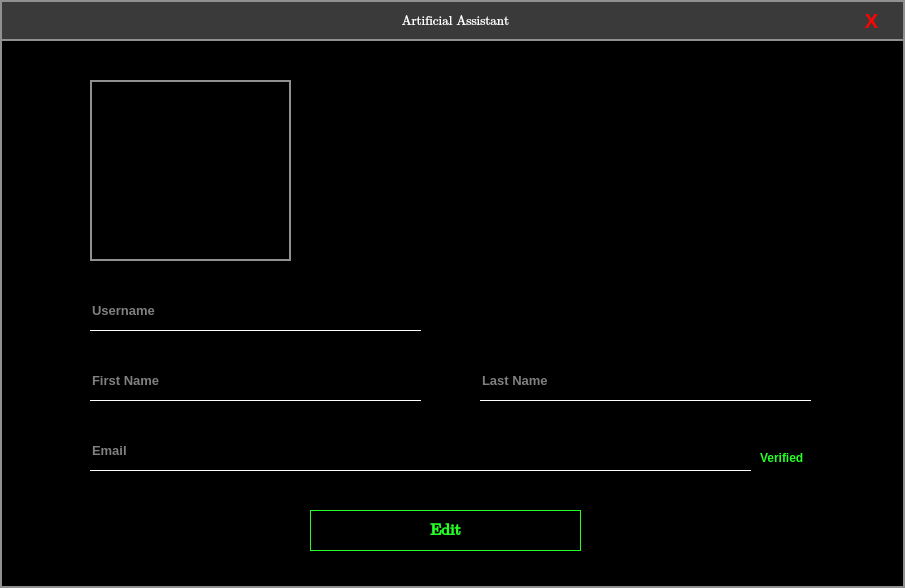
<?xml version="1.0" encoding="UTF-8"?>
<ui version="4.0">
 <class>ShowProfile</class>
 <widget class="QDialog" name="ShowProfile">
  <property name="geometry">
   <rect>
    <x>0</x>
    <y>0</y>
    <width>905</width>
    <height>588</height>
   </rect>
  </property>
  <property name="windowTitle">
   <string>Dialog</string>
  </property>
  <property name="styleSheet">
   <string notr="true">background-color: rgb(0, 0, 0);
border:2px solid rgb(144, 144, 144);</string>
  </property>
  <widget class="QLabel" name="label">
   <property name="geometry">
    <rect>
     <x>90</x>
     <y>80</y>
     <width>201</width>
     <height>181</height>
    </rect>
   </property>
   <property name="text">
    <string/>
   </property>
   <property name="pixmap">
    <pixmap>../Images/defaultperson.jpg</pixmap>
   </property>
   <property name="scaledContents">
    <bool>true</bool>
   </property>
  </widget>
  <widget class="QLineEdit" name="lineEdit">
   <property name="geometry">
    <rect>
     <x>90</x>
     <y>290</y>
     <width>331</width>
     <height>41</height>
    </rect>
   </property>
   <property name="font">
    <font>
     <pointsize>10</pointsize>
     <weight>75</weight>
     <bold>true</bold>
    </font>
   </property>
   <property name="styleSheet">
    <string notr="true">border:none;
border-bottom:1px solid rgb(255, 255, 255);
color: rgb(255, 255, 255);</string>
   </property>
   <property name="text">
    <string/>
   </property>
   <property name="readOnly">
    <bool>true</bool>
   </property>
   <property name="placeholderText">
    <string>Username</string>
   </property>
  </widget>
  <widget class="QLineEdit" name="lineEdit_2">
   <property name="geometry">
    <rect>
     <x>90</x>
     <y>360</y>
     <width>331</width>
     <height>41</height>
    </rect>
   </property>
   <property name="font">
    <font>
     <pointsize>10</pointsize>
     <weight>75</weight>
     <bold>true</bold>
    </font>
   </property>
   <property name="styleSheet">
    <string notr="true">border:none;
border-bottom:1px solid rgb(255, 255, 255);
color: rgb(255, 255, 255);</string>
   </property>
   <property name="text">
    <string/>
   </property>
   <property name="readOnly">
    <bool>true</bool>
   </property>
   <property name="placeholderText">
    <string>First Name</string>
   </property>
  </widget>
  <widget class="QLineEdit" name="lineEdit_3">
   <property name="geometry">
    <rect>
     <x>480</x>
     <y>360</y>
     <width>331</width>
     <height>41</height>
    </rect>
   </property>
   <property name="font">
    <font>
     <pointsize>10</pointsize>
     <weight>75</weight>
     <bold>true</bold>
    </font>
   </property>
   <property name="styleSheet">
    <string notr="true">border:none;
border-bottom:1px solid rgb(255, 255, 255);
color: rgb(255, 255, 255);</string>
   </property>
   <property name="text">
    <string/>
   </property>
   <property name="readOnly">
    <bool>true</bool>
   </property>
   <property name="placeholderText">
    <string>Last Name</string>
   </property>
  </widget>
  <widget class="QLineEdit" name="lineEdit_4">
   <property name="geometry">
    <rect>
     <x>90</x>
     <y>430</y>
     <width>661</width>
     <height>41</height>
    </rect>
   </property>
   <property name="font">
    <font>
     <pointsize>10</pointsize>
     <weight>75</weight>
     <bold>true</bold>
    </font>
   </property>
   <property name="styleSheet">
    <string notr="true">border:none;
border-bottom:1px solid rgb(255, 255, 255);
color: rgb(255, 255, 255);</string>
   </property>
   <property name="text">
    <string/>
   </property>
   <property name="readOnly">
    <bool>true</bool>
   </property>
   <property name="placeholderText">
    <string>Email</string>
   </property>
  </widget>
  <widget class="QLabel" name="label_2">
   <property name="geometry">
    <rect>
     <x>760</x>
     <y>450</y>
     <width>55</width>
     <height>16</height>
    </rect>
   </property>
   <property name="font">
    <font>
     <weight>75</weight>
     <bold>true</bold>
    </font>
   </property>
   <property name="styleSheet">
    <string notr="true">color: rgb(37, 255, 37);
border:none</string>
   </property>
   <property name="text">
    <string>Verified</string>
   </property>
  </widget>
  <widget class="QPushButton" name="pushButton">
   <property name="geometry">
    <rect>
     <x>310</x>
     <y>510</y>
     <width>271</width>
     <height>41</height>
    </rect>
   </property>
   <property name="font">
    <font>
     <family>Cambria Math</family>
     <pointsize>12</pointsize>
     <weight>75</weight>
     <bold>true</bold>
    </font>
   </property>
   <property name="styleSheet">
    <string notr="true">QPushButton{
	border:1px solid rgb(37, 255, 37);
	color:rgb(37, 255, 37);
}
QPushButton:hover{
	background-color: rgb(37, 255, 37);
	color:rgb(0, 0, 0)
}</string>
   </property>
   <property name="text">
    <string>Edit</string>
   </property>
  </widget>
  <widget class="QLabel" name="label_3">
   <property name="geometry">
    <rect>
     <x>0</x>
     <y>0</y>
     <width>911</width>
     <height>41</height>
    </rect>
   </property>
   <property name="font">
    <font>
     <family>Cambria Math</family>
     <pointsize>10</pointsize>
    </font>
   </property>
   <property name="styleSheet">
    <string notr="true">background-color: rgb(58, 58, 58);
border:2px solid rgb(144, 144, 144);
color:rgb(255, 255, 255)</string>
   </property>
   <property name="text">
    <string>Artificial Assistant</string>
   </property>
   <property name="alignment">
    <set>Qt::AlignCenter</set>
   </property>
  </widget>
  <widget class="QPushButton" name="pushButton_2">
   <property name="geometry">
    <rect>
     <x>840</x>
     <y>0</y>
     <width>65</width>
     <height>41</height>
    </rect>
   </property>
   <property name="font">
    <font>
     <pointsize>15</pointsize>
     <weight>75</weight>
     <bold>true</bold>
    </font>
   </property>
   <property name="styleSheet">
    <string notr="true">QPushButton{
	background-color: rgb(58, 58, 58);
	color: rgb(255, 2, 2);
	border:none;
	border:2px solid rgb(144, 144, 144);
	border-left:none;
}
QPushButton:hover{
	background-color:rgb(255, 2, 2);
	color:rgb(255, 255, 255);
}</string>
   </property>
   <property name="text">
    <string>X</string>
   </property>
  </widget>
 </widget>
 <resources/>
 <connections/>
</ui>
